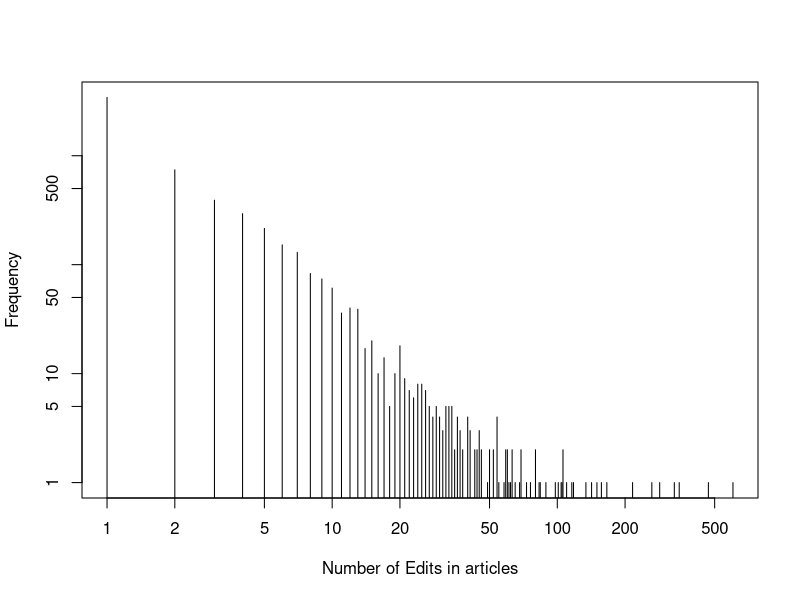

Reproduce this figure in R.
articles=read.table("articles.txt",header=TRUE, sep="\t")
num=articles$number.of.edits
h<-hist(num,plot=F,breaks=1000)
plot(h$counts, log="xy",type="h",xlab="Number of Edits in articles", ylab="Frequency")
editors=read.table("editor.txt",header=TRUE, sep="\t")
ed=editors$number.of.edits
mean(num)
sd(num)
mean(ed)
sd(ed)
top=read.table("top_editor.txt",header=TRUE, sep="\t")
toped=top$number.of.edits
mean(toped)
sd(toped)
top1=read.table("top_articles.txt",header=TRUE, sep="\t")
top1
top1=top1$number.of.edits
mean(top1)
sd(top1)
